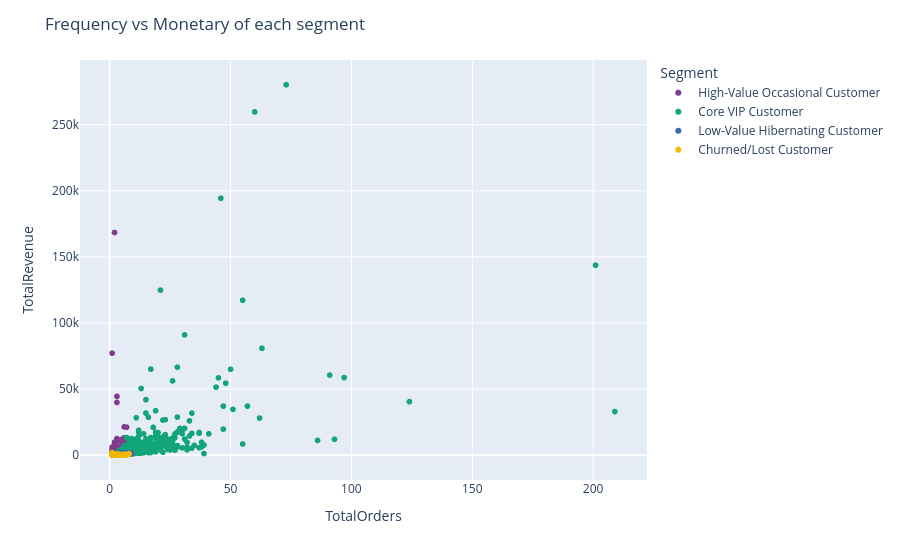

The code cell stored with this chart in its notebook:
### Code cell
fig = px.scatter(
    customer_df,
    x='TotalOrders',
    y='TotalRevenue',
    color='Segment',
    hover_data=['Country'],
    color_discrete_sequence=px.colors.qualitative.Bold
)
fig.update_layout(title='Frequency vs Monetary of each segment')
fig.show()

### Figure 1 — Plotly figure (JSON) as saved in the notebook; plotly's stock layout.template omitted (floating-point values rounded to 4 significant figures; data arrays with more than 128 entries replaced by an {"elided": "..."} marker saying what was removed)
{"data": [{"customdata": {"elided": "874x1 str values"}, "hovertemplate": "Segment=High-Value Occasional Customer<br>TotalOrders=%{x}<br>TotalRevenue=%{y}<br>Country=%{customdata[0]}<extra></extra>", "legendgroup": "High-Value Occasional Customer", "marker": {"color": "rgb(127, 60, 141)", "symbol": "circle"}, "mode": "markers", "name": "High-Value Occasional Customer", "showlegend": true, "type": "scattergl", "x": {"elided": "874 int values"}, "xaxis": "x", "y": {"elided": "874 float values"}, "yaxis": "y"}, {"customdata": {"elided": "935x1 str values"}, "hovertemplate": "Segment=Core VIP Customer<br>TotalOrders=%{x}<br>TotalRevenue=%{y}<br>Country=%{customdata[0]}<extra></extra>", "legendgroup": "Core VIP Customer", "marker": {"color": "rgb(17, 165, 121)", "symbol": "circle"}, "mode": "markers", "name": "Core VIP Customer", "showlegend": true, "type": "scattergl", "x": {"elided": "935 int values"}, "xaxis": "x", "y": {"elided": "935 float values"}, "yaxis": "y"}, {"customdata": {"elided": "1735x1 str values"}, "hovertemplate": "Segment=Low-Value Hibernating Customer<br>TotalOrders=%{x}<br>TotalRevenue=%{y}<br>Country=%{customdata[0]}<extra></extra>", "legendgroup": "Low-Value Hibernating Customer", "marker": {"color": "rgb(57, 105, 172)", "symbol": "circle"}, "mode": "markers", "name": "Low-Value Hibernating Customer", "showlegend": true, "type": "scattergl", "x": {"elided": "1735 int values"}, "xaxis": "x", "y": {"elided": "1735 float values"}, "yaxis": "y"}, {"customdata": {"elided": "794x1 str values"}, "hovertemplate": "Segment=Churned/Lost Customer<br>TotalOrders=%{x}<br>TotalRevenue=%{y}<br>Country=%{customdata[0]}<extra></extra>", "legendgroup": "Churned/Lost Customer", "marker": {"color": "rgb(242, 183, 1)", "symbol": "circle"}, "mode": "markers", "name": "Churned/Lost Customer", "showlegend": true, "type": "scattergl", "x": {"elided": "794 int values"}, "xaxis": "x", "y": {"elided": "794 float values"}, "yaxis": "y"}], "layout": {"legend": {"title": {"text": "Segment"}, "tracegroupgap": 0}, "margin": {"t": 60}, "title": {"text": "Frequency vs Monetary of each segment"}, "xaxis": {"anchor": "y", "domain": [0, 1], "title": {"text": "TotalOrders"}}, "yaxis": {"anchor": "x", "domain": [0, 1], "title": {"text": "TotalRevenue"}}}}
